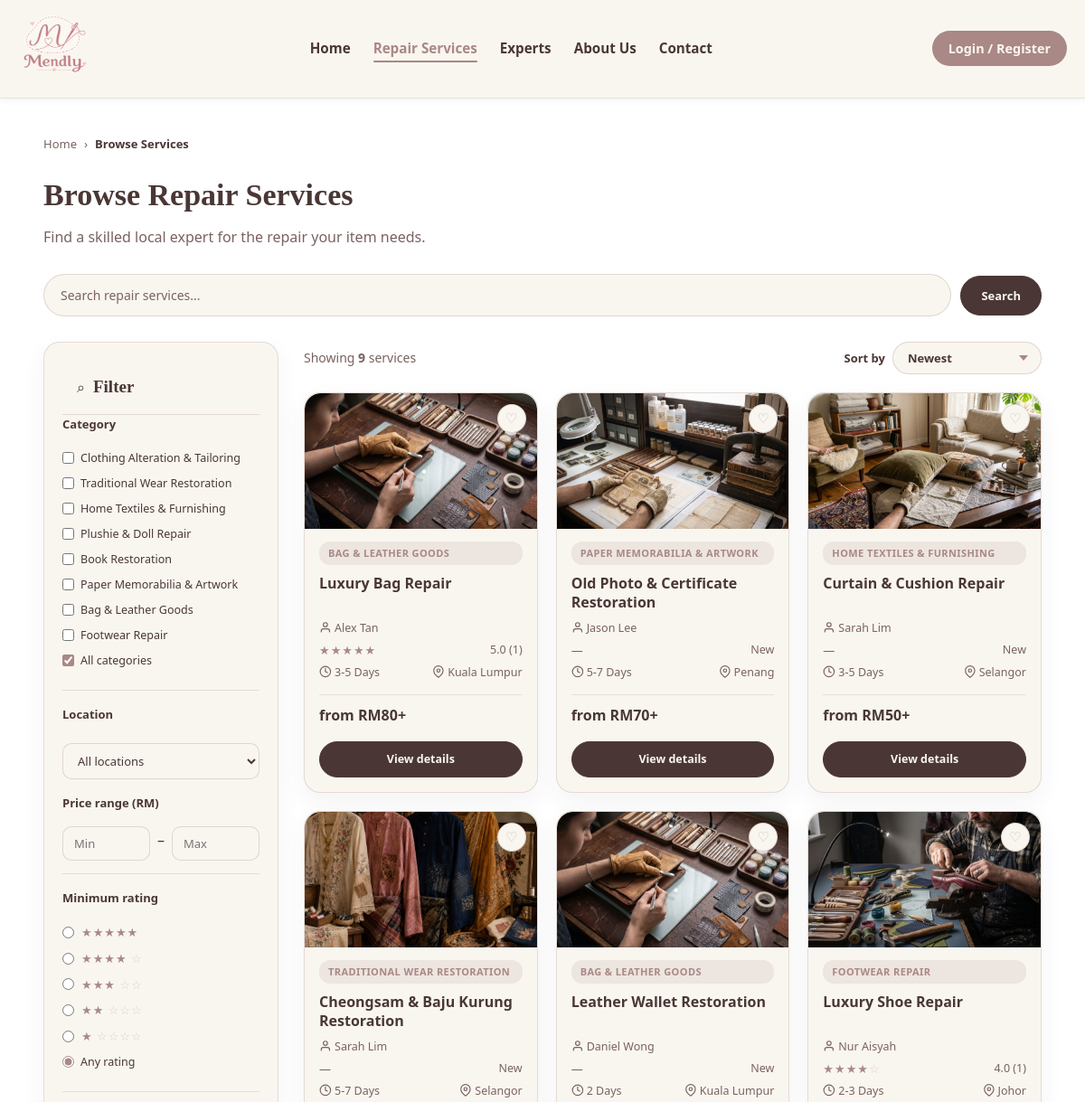
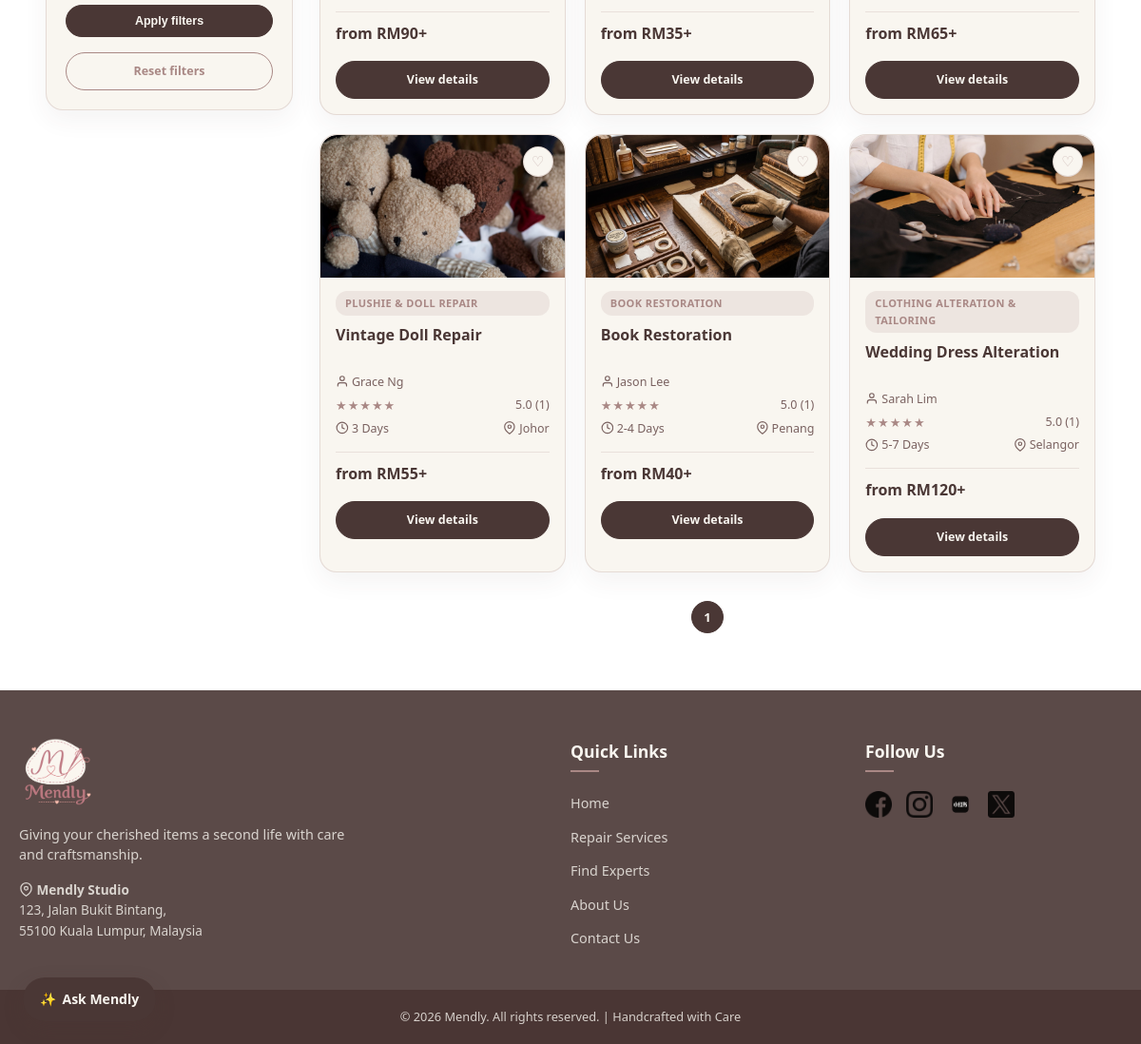
/pages/browse-services.php?page=1, run on the app's committed database (2 pictures, top to bottom).
### tables this page shows
CREATE TABLE categories (
    category_id    INT AUTO_INCREMENT PRIMARY KEY,
    category_name  VARCHAR(100) NOT NULL,
    category_group ENUM('textiles', 'toys', 'leather') NOT NULL,
    image_path     VARCHAR(255)
);

CREATE TABLE services (
    service_id         INT AUTO_INCREMENT PRIMARY KEY,
    expert_id          INT NOT NULL,
    category_id        INT NOT NULL,
    title              VARCHAR(150) NOT NULL,
    description        TEXT,
    starting_price     DECIMAL(10,2),
    estimated_duration VARCHAR(50),
    status             ENUM('active', 'inactive') DEFAULT 'active',
    created_at         TIMESTAMP DEFAULT CURRENT_TIMESTAMP,

    FOREIGN KEY (expert_id)   REFERENCES experts(expert_id) ON DELETE CASCADE,
    FOREIGN KEY (category_id) REFERENCES categories(category_id)
);

CREATE TABLE experts (
    expert_id              INT AUTO_INCREMENT PRIMARY KEY,
    full_name               VARCHAR(100) NOT NULL,
    email                    VARCHAR(100) NOT NULL UNIQUE,
    phone                    VARCHAR(20)  NOT NULL,
    location                 VARCHAR(150) NOT NULL,
    password                 VARCHAR(255) NOT NULL,
    business_name            VARCHAR(150) NOT NULL,
    experience                VARCHAR(20)  NOT NULL,
    description              TEXT,

     
     
     
     
     
     
     
    first_login_done         BOOLEAN DEFAULT TRUE,

    photo_path                MEDIUMBLOB,
    photo_path_mime           VARCHAR(20),

     
    avatar                    MEDIUMBLOB,
    avatar_mime               VARCHAR(20),
    bio                       TEXT,
    years_experience          INT DEFAULT 0,
    completed_repairs         INT DEFAULT 0,
    response_rate             DECIMAL(5,2) DEFAULT 0,
    average_response_time     VARCHAR(50),
    verified                  BOOLEAN DEFAULT FALSE,

     
     
     
    approval_status           ENUM('pending', 'approved', 'rejected') NOT NULL DEFAULT 'approved',
    rejection_reason          VARCHAR(255),
    reviewed_at               DATETIME,

    created_at                TIMESTAMP DEFAULT CURRENT_TIMESTAMP
);

### pages/browse-services.php (the view, shortened to what the rows shown need)
<?php
require_once __DIR__ . '/../includes/helpers.php';
    require_once __DIR__ . '/../includes/db.php';
    $perPage     = 12;
    $page        = max(1, (int) ($_GET['page'] ?? 1));
    $categoryIds = [];
    $sort      = $_GET['sort'] ?? 'newest';
    $sortSql = [
    'rating'     => 'average_rating DESC, s.created_at DESC',
    'price_low'  => 's.starting_price ASC, s.created_at DESC',
    'price_high' => 's.starting_price DESC, s.created_at DESC',
    'newest'     => 's.created_at DESC',
    ];
    $where  = ["s.status = 'active'", "u.approval_status = 'approved'"];
    $types  = '';
    $params = [];
    $whereSql = implode(' AND ', $where);
    $reviewJoin = "LEFT JOIN (
    SELECT rq.service_id, ROUND(AVG(r.rating), 1) AS average_rating, COUNT(r.review_id) AS total_reviews
    FROM repair_requests rq INNER JOIN reviews r ON r.request_id = rq.request_id GROUP BY rq.service_id
) review_summary ON review_summary.service_id = s.service_id";
    $countSql   = "SELECT COUNT(*) AS total FROM services s INNER JOIN experts u ON s.expert_id = u.expert_id $reviewJoin WHERE $whereSql";
    $countStmt  = mysqli_prepare($conn, $countSql);
    mysqli_stmt_execute($countStmt);
    $totalServices = (int) mysqli_fetch_assoc(mysqli_stmt_get_result($countStmt))['total'];
    $totalPages    = max(1, (int) ceil($totalServices / $perPage));
    $page          = min($page, $totalPages);
    $offset        = ($page - 1) * $perPage;
    $currentUserId  = (($_SESSION['role'] ?? '') === 'customer') ? (int) ($_SESSION['user_id'] ?? 0) : 0;
    $favoriteJoin   = $currentUserId > 0 ? 'LEFT JOIN favorites f ON f.service_id = s.service_id AND f.customer_id = ?' : '';
    $favoriteColumn = $currentUserId > 0 ? ', f.favorite_id IS NOT NULL AS is_favorite' : ', 0 AS is_favorite';
    $sql            = "SELECT s.service_id, s.title, s.starting_price, s.estimated_duration, u.full_name, u.location,
    c.category_name,
    COALESCE((SELECT image_path FROM service_images WHERE service_id = s.service_id ORDER BY display_order LIMIT 1), c.image_path) AS thumbnail,
    review_summary.average_rating, COALESCE(review_summary.total_reviews, 0) AS total_reviews $favoriteColumn
    FROM services s INNER JOIN experts u ON s.expert_id = u.expert_id
    INNER JOIN categories c ON s.category_id = c.category_id $reviewJoin $favoriteJoin
    WHERE $whereSql ORDER BY {$sortSql[$sort]} LIMIT ? OFFSET ?";
    $stmt          = mysqli_prepare($conn, $sql);
    $serviceTypes  = ($currentUserId > 0 ? 'i' : '') . $types . 'ii';
    $serviceParams = $currentUserId > 0 ? array_merge([$currentUserId], $params, [$perPage, $offset]) : array_merge($params, [$perPage, $offset]);
    mysqli_stmt_bind_param($stmt, $serviceTypes, ...$serviceParams);
    mysqli_stmt_execute($stmt);
    $result         = mysqli_stmt_get_result($stmt);
    $categoryResult = mysqli_query($conn, 'SELECT category_id, category_name FROM categories ORDER BY category_id');
?>
<!DOCTYPE html>
<html lang="en">
<head>
    <link rel="stylesheet" href="<?php echo asset('assets/css/global.css'); ?>">
    <link rel="stylesheet" href="<?php echo asset('assets/css/browse-services.css'); ?>">
</head>
<body>
<main class="browse-container">
    <div class="browse-heading">
        <h2>Browse Repair Services</h2>
    </div>
    <div class="browse-layout">
        <aside class="filter-panel">
            <form method="get" class="filters" id="filterForm">
                <fieldset>
                    <?php while ($category = mysqli_fetch_assoc($categoryResult)) {?>
                        <label class="check-option">
                            <input
                                type="checkbox"
                                name="category[]"
                                value="<?php echo $category['category_id']; ?>"
                                <?php echo in_array((int) $category['category_id'], $categoryIds, true) ? 'checked' : ''; ?>
                            >
                            <span><?php echo htmlspecialchars($category['category_name']); ?></span>
                        </label>
                    <?php }?>
                </fieldset>
            </form>
        </aside>
        <div class="services-area">
            <?php if ($totalServices === 0) {?>
                <div class="browse-empty">
                    <h3>No services found</h3>
                    <p>Try changing or <a href="pages/browse-services.php">clearing your filters</a>.</p>
                </div>
            <?php } else {?>
                <div class="card-grid service-grid">
                    <?php while ($row = mysqli_fetch_assoc($result)) {?>
                        <article class="service-card">
                            <div class="card-image">
                                <img
                                    src="<?php echo htmlspecialchars($row['thumbnail'] ?: 'assets/images/logo.png'); ?>"
                                    alt="<?php echo htmlspecialchars($row['title']); ?>"
                                >
                                <button
                                    class="wishlist-heart <?php echo $row['is_favorite'] ? 'active' : ''; ?>"
                                    type="button"
                                    aria-label="<?php echo $row['is_favorite'] ? 'Remove from favorites' : 'Save to favorites'; ?>"
                                    aria-pressed="<?php echo $row['is_favorite'] ? 'true' : 'false'; ?>"
                                    data-service-id="<?php echo $row['service_id']; ?>"
                                >
                                    <?php echo $row['is_favorite'] ? '♥' : '♡'; ?>
                                </button>
                            </div>
                            <span class="service-tag"><?php echo htmlspecialchars($row['category_name']); ?></span>
                            <h4 class="service-name"><?php echo htmlspecialchars($row['title']); ?></h4>
                            <p class="card-meta"><?php echo icon('user'); ?> <?php echo htmlspecialchars($row['full_name']); ?></p>
                            <div class="meta-row">
                                <?php if ($row['average_rating'] === null) {?>
                                    <span class="stars new-rating">—</span>
                                    <span>New</span>
                                <?php } else {?>
                                    <?php $displayRating = (int) round($row['average_rating']); ?>
                                    <span class="stars"><?php echo str_repeat('★', $displayRating); ?><span class="empty-stars"><?php echo str_repeat('☆', 5 - $displayRating); ?></span></span>
                                    <span><?php echo number_format($row['average_rating'], 1) . ' (' . $row['total_reviews'] . ')'; ?></span>
                                <?php }?>
                            </div>
                            <div class="meta-row">
                                <span><?php echo icon('clock'); ?> <?php echo htmlspecialchars($row['estimated_duration']); ?></span>
                                <span><?php echo icon('map-pin'); ?> <?php echo htmlspecialchars($row['location']); ?></span>
                            </div>
                            <div class="service-price-row">
                                <span class="service-price">from RM<?php echo number_format($row['starting_price'], 0); ?>+</span>
                            </div>
                            <div class="card-actions">
                                <a href="pages/service-details.php?id=<?php echo $row['service_id']; ?>" class="btn-solid">View details</a>
                            </div>
                        </article>
                    <?php }?>
                </div>
            <?php }?>
        </div>
    </div>
</main>
<?php include __DIR__ . '/../includes/footer.php'; ?>
</body>
</html>

### includes/icons.php (shortened to what the rows shown need)
<?php
function icon(string $name, string $extraClass = ''): string
{
    static $shapes = [
        'map-pin'      => '<path d="M21 10c0 7-9 13-9 13s-9-6-9-13a9 9 0 0 1 18 0z"/><circle cx="12" cy="10" r="3"/>',
        'clock'        => '<circle cx="12" cy="12" r="10"/><polyline points="12 6 12 12 16 14"/>',
        'user'         => '<path d="M20 21v-2a4 4 0 0 0-4-4H8a4 4 0 0 0-4 4v2"/><circle cx="12" cy="7" r="4"/>',
        'star'         => '<polygon points="12 2 15.09 8.26 22 9.27 17 14.14 18.18 21.02 12 17.77 5.82 21.02 7 14.14 2 9.27 8.91 8.26 12 2"/>',
        'check-circle' => '<path d="M22 11.08V12a10 10 0 1 1-5.93-9.14"/><polyline points="22 4 12 14.01 9 11.01"/>',
        'award'        => '<circle cx="12" cy="8" r="7"/><polyline points="8.21 13.89 7 23 12 20 17 23 15.79 13.88"/>',
        'tool'         => '<path d="M14.7 6.3a1 1 0 0 0 0 1.4l1.6 1.6a1 1 0 0 0 1.4 0l3.77-3.77a6 6 0 0 1-7.94 7.94l-6.91 6.91a2.12 2.12 0 0 1-3-3l6.91-6.91a6 6 0 0 1 7.94-7.94l-3.76 3.76z"/>',
        'message'      => '<path d="M21 11.5a8.38 8.38 0 0 1-.9 3.8 8.5 8.5 0 0 1-7.6 4.7 8.38 8.38 0 0 1-3.8-.9L3 21l1.9-5.7a8.38 8.38 0 0 1-.9-3.8 8.5 8.5 0 0 1 4.7-7.6 8.38 8.38 0 0 1 3.8-.9h.5a8.48 8.48 0 0 1 8 8v.5z"/>',
        'phone'        => '<path d="M22 16.92v3a2 2 0 0 1-2.18 2 19.79 19.79 0 0 1-8.63-3.07 19.5 19.5 0 0 1-6-6 19.79 19.79 0 0 1-3.07-8.67A2 2 0 0 1 4.11 2h3a2 2 0 0 1 2 1.72 12.84 12.84 0 0 0 .7 2.81 2 2 0 0 1-.45 2.11L8.09 9.91a16 16 0 0 0 6 6l1.27-1.27a2 2 0 0 1 2.11-.45 12.84 12.84 0 0 0 2.81.7A2 2 0 0 1 22 16.92z"/>',
        'mail'         => '<path d="M4 4h16c1.1 0 2 .9 2 2v12c0 1.1-.9 2-2 2H4c-1.1 0-2-.9-2-2V6c0-1.1.9-2 2-2z"/><polyline points="22,6 12,13 2,6"/>',
        'shield'       => '<path d="M12 22s8-4 8-10V5l-8-3-8 3v7c0 6 8 10 8 10z"/>',
        'lock'         => '<rect x="3" y="11" width="18" height="11" rx="2" ry="2"/><path d="M7 11V7a5 5 0 0 1 10 0v4"/>',
        'heart'        => '<path d="M20.84 4.61a5.5 5.5 0 0 0-7.78 0L12 5.67l-1.06-1.06a5.5 5.5 0 0 0-7.78 7.78l1.06 1.06L12 21.23l7.78-7.78 1.06-1.06a5.5 5.5 0 0 0 0-7.78z"/>',
        'leaf'         => '<path d="M5 20c0-9 6-15 15-15 0 9-6 15-15 15z"/><path d="M5 20l8-8"/>',
    ];
    $class = trim('icon icon-' . $name . ' ' . $extraClass);
    $fill  = strpos($extraClass, 'icon-fill') !== false ? 'currentColor' : 'none';
    return '<svg class="' . $class . '" viewBox="0 0 24 24" width="1em" height="1em"'
        . ' fill="' . $fill . '" stroke="currentColor" stroke-width="2"'
        . ' stroke-linecap="round" stroke-linejoin="round" aria-hidden="true" focusable="false">'
        . $shapes[$name] . '</svg>';
}

### data on the page
categories: category_name "Clothing Alteration & Tailoring"
categories: category_name "Traditional Wear Restoration"
categories: category_name "Home Textiles & Furnishing"
categories: category_name "Plushie & Doll Repair"
categories: category_name "Book Restoration"
categories: category_name "Paper Memorabilia & Artwork"
categories: category_name "Bag & Leather Goods"
categories: category_name "Footwear Repair"
services: category.category_name "BAG & LEATHER GOODS", title "Luxury Bag Repair", expert.full_name "Alex Tan", displayRating "★★★★★", average_rating "5.0", total_reviews "1", estimated_duration "3-5 Days", expert.location "Kuala Lumpur", starting_price "80"
services: shows a picture, category.category_name "PAPER MEMORABILIA & ARTWORK", title "Old Photo & Certificate Restoration", expert.full_name "Jason Lee", shows "New", estimated_duration "5-7 Days", expert.location "Penang", starting_price "70"
services: shows a picture, category.category_name "HOME TEXTILES & FURNISHING", title "Curtain & Cushion Repair", expert.full_name "Sarah Lim", shows "New", estimated_duration "3-5 Days", expert.location "Selangor", starting_price "50"
services: shows a picture, category.category_name "TRADITIONAL WEAR RESTORATION", title "Cheongsam & Baju Kurung Restoration", expert.full_name "Sarah Lim", shows "New", estimated_duration "5-7 Days", expert.location "Selangor", starting_price "90"
services: category.category_name "BAG & LEATHER GOODS", title "Leather Wallet Restoration", expert.full_name "Daniel Wong", shows "New", estimated_duration "2 Days", expert.location "Kuala Lumpur", starting_price "35"
services: shows a picture, category.category_name "FOOTWEAR REPAIR", title "Luxury Shoe Repair", expert.full_name "Nur Aisyah", displayRating "★★★★", average_rating "4.0", total_reviews "1", estimated_duration "2-3 Days", expert.location "Johor", starting_price "65"
services: shows a picture, category.category_name "PLUSHIE & DOLL REPAIR", title "Vintage Doll Repair", expert.full_name "Grace Ng", displayRating "★★★★★", average_rating "5.0", total_reviews "1", estimated_duration "3 Days", expert.location "Johor", starting_price "55"
services: shows a picture, category.category_name "BOOK RESTORATION", title "Book Restoration", expert.full_name "Jason Lee", displayRating "★★★★★", average_rating "5.0", total_reviews "1", estimated_duration "2-4 Days", expert.location "Penang", starting_price "40"
services: shows a picture, category.category_name "CLOTHING ALTERATION & TAILORING", title "Wedding Dress Alteration", expert.full_name "Sarah Lim", displayRating "★★★★★", average_rating "5.0", total_reviews "1", estimated_duration "5-7 Days", expert.location "Selangor", starting_price "120"

### other printed values
$label "Repair Services"
$label "Experts"
str_repeat('★', $rating) "★★★★★"
str_repeat('★', $rating) "★★★★"
str_repeat('★', $rating) "★★★"
str_repeat('★', $rating) "★★"
str_repeat('☆', 5 - $rating) "☆☆☆"
str_repeat('★', $rating) "★"
str_repeat('☆', 5 - $rating) "☆☆☆☆"
$totalServices "9"
form field sort "Newest"
